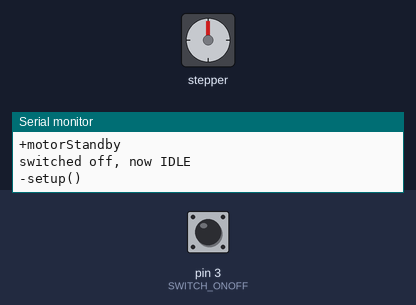
This sketch was run on a simulated Arduino Uno, built with avr-gcc and run on an emulated ATmega328P. Shown: stepper motor, the last lines printed to the serial monitor. The inputs (shaded band) are chosen by the test bench; at power-on: pin 3 (SWITCH_ONOFF) LOW. Stepper angles assume 200 steps per turn.

Above: at 1.2 s.
1.3 s: pin 3 (SWITCH_ONOFF) pulled HIGH for 1 s
At 1.45 s:
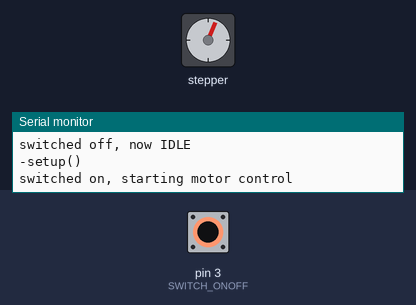
4.0 s: pin 3 (SWITCH_ONOFF) pulled HIGH for 0.15 s
At 5.2 s:
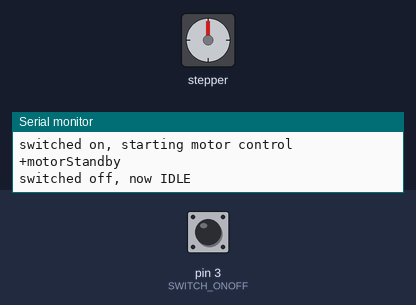
5.8 s: pin 3 (SWITCH_ONOFF) driven HIGH
At 5.95 s:
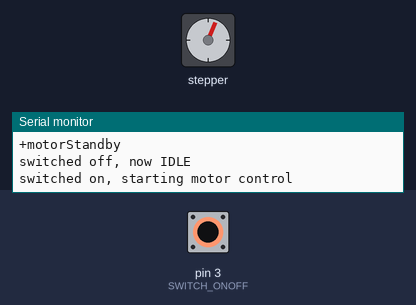
8.8 s: pin 3 (SWITCH_ONOFF) driven LOW
10.3 s: pin 3 (SWITCH_ONOFF) driven HIGH
At 10.45 s:
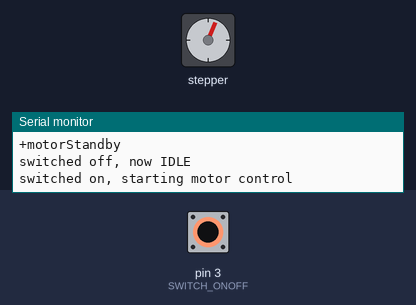
13.3 s: pin 3 (SWITCH_ONOFF) pulsed LOW 2 times (0.12 s each, 0.3 s apart)
Timing chart, 0 to 63.8 s (numbered marks = the images above; inputs shaded):
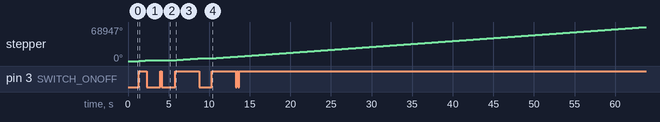

Measured:
- after the input at 1.3 s, stepper: turns 1440° clockwise in 1.2 s, starting at once
- after the input at 4.0 s, stepper: turns 360° clockwise in 0.30 s, starting at once
- after the input at 5.8 s, stepper: keeps turning clockwise at about 1198°/s, starting at once
- after the input at 10.3 s, stepper: keeps turning clockwise at about 1198°/s, starting at once

The sketch:

steppertest1.ino
```cpp
// (licence header left out)
#include <Stepper.h>

/*
   Motor related setup and constants

   Stepper class instance connected thusly
   arduino pin 4 > motor board AIN1
   arduino pin 5 > motor board AIN2
   adruino pin 6 > motor board BIN1
   arduino pin 7 > motor board BIN2

   Note, on the motor board there are two sets of outputs that go to the stepper
   motor, labeled "MOTORA" and "MOTORB" ..its unclear which pin is which regarding polarity
   or if this matters.
   Looking at the motor board with the VM+ pin at the upper left, this is how I'm wiring
   the motor outputs:
   motorA, top    : A-
   motorA, bottom : A+
   motorB, top    : B-
   motorB, bottom : B+
*/

const unsigned int MOTOR_A1_POS   = 4;
const unsigned int MOTOR_A2_NEG   = 5;
const unsigned int MOTOR_B1_POS   = 6;
const unsigned int MOTOR_B2_NEG   = 7;
const unsigned int MOTOR_STEPS    = 200;

Stepper stepper(MOTOR_STEPS,
		MOTOR_A1_POS,
		MOTOR_A2_NEG,
		MOTOR_B1_POS,
		MOTOR_B2_NEG);

/* other arduino pins mapped to local names */
const unsigned int SWITCH_ONOFF  = 3;

/*
  function protos for our project
 */
void stateMachineEntry();
void stateIdle();
void stateMotorControl();
void stateError();

/*
  misc protos
 */
void motorStandby();

void setup() {
  // put your setup code here, to run once:
  Serial.begin(115200);

  pinMode(SWITCH_ONOFF,INPUT);

  /*
     this is the "RPM" value - which doesn't appear to cause the actual RPM, but
     the delay time between steps. This could work out to the RPM if the motor
     physically supports it...

     I found this value through experimentation -- going much higher than this
     for the ZJchao motor starts to do weird things. Caveat emptor!

     PS. it would be nice to figure out the exact math and mechanics of this
     but I'm in hacking mode at the moment...
  */
  stepper.setSpeed(200);

  transitionStateIdle();

  Serial.println("-setup()");
}

void loop() {

  stateMachineEntry();

  /* chores to do after each run of the state machine? */
}

/*
  coordinate various input events and actions via a simple
  finite state machine.
  This function is meant to be called from arduino's loop()
  and return to loop as fast as possible.
 */
const unsigned int ERRORSTATE        = 0;
const unsigned int IDLESTATE         = 1;
const unsigned int MOTORCONTROLSTATE = 2;

unsigned int gMainState              = IDLESTATE;

void stateMachineEntry() {

  switch(gMainState) {
  case IDLESTATE:
    stateIdle();
    break;

  case MOTORCONTROLSTATE:
    stateMotorControl();
    break;

  default:
    transitionStateError("weird, hit default case in stateMachineEntry()");
    break;
  }

  /* for debugging .. we can slow things down */
  //delay(500);

}


/*
  do all the things that need to be done
  on a transition into idle state
 */
void transitionStateIdle() {
  motorStandby();
  gMainState = IDLESTATE;
  Serial.println("switched off, now IDLE");
}

/*
   in idle we're just checking to see what the state of the main
   ON / OFF switch is ..if it is on, we transition to MOTORCONTROLSTATE
   else we just hang out
*/
void stateIdle() {
  /* the switch is connected to arduino pin 3 */
  if(digitalRead(SWITCH_ONOFF) == HIGH) {
    return transitionStateMotorControl();
  }
}


/*
  do all the things that need to be done
  on a transition into idle state
 */
void transitionStateMotorControl() {
    /* transition to motor control state */
    gMainState = MOTORCONTROLSTATE;
    Serial.println("switched on, starting motor control");
}

void stateMotorControl() {

  /* short circuit if we need to transition states */
  if(digitalRead(SWITCH_ONOFF) == LOW) {
    return transitionStateIdle();
  }

  //Serial.println("step(200)");
  stepper.step(200);
}

/*
   do all the stuff that has to happen
   when we transition into error state
*/
void transitionStateError(const char* msg) {
  gMainState = ERRORSTATE;

  /* try to print the error message */
  Serial.println(msg);

  /* put the motor in standby to reduce current draw */
  motorStandby();
}

void stateError(const char* msg) {
  Serial.println("hanging...");
  while (1) {}
}

/*
  this function puts the motor in standby mode -- this is importnat and the current
  draw in this mode is minimal.
  see the table in the motor control IC datasheet
  https://www.adafruit.com/datasheets/TB6612FNG_datasheet_en_20121101.pdf
 */
void motorStandby() {
  Serial.println("+motorStandby");
  digitalWrite(MOTOR_A1_POS,LOW);
  digitalWrite(MOTOR_A2_NEG,LOW);
  digitalWrite(MOTOR_B1_POS,LOW);
  digitalWrite(MOTOR_B2_NEG,LOW);
}
```
